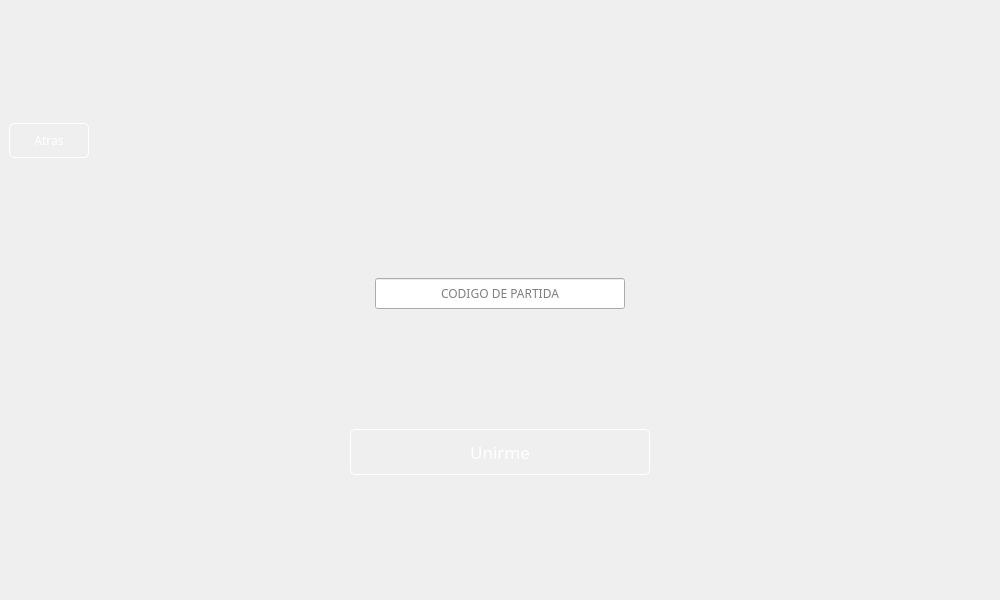
<?xml version="1.0" encoding="UTF-8"?>
<ui version="4.0">
 <class>Lobby</class>
 <widget class="QMainWindow" name="Lobby">
  <property name="geometry">
   <rect>
    <x>0</x>
    <y>0</y>
    <width>1000</width>
    <height>600</height>
   </rect>
  </property>
  <property name="sizePolicy">
   <sizepolicy hsizetype="Preferred" vsizetype="Preferred">
    <horstretch>0</horstretch>
    <verstretch>0</verstretch>
   </sizepolicy>
  </property>
  <property name="minimumSize">
   <size>
    <width>1000</width>
    <height>600</height>
   </size>
  </property>
  <property name="windowTitle">
   <string>Lobby</string>
  </property>
  <property name="styleSheet">
   <string notr="true"/>
  </property>
  <property name="tabShape">
   <enum>QTabWidget::Rounded</enum>
  </property>
  <widget class="QWidget" name="centralwidget">
   <property name="enabled">
    <bool>true</bool>
   </property>
   <property name="sizePolicy">
    <sizepolicy hsizetype="Fixed" vsizetype="Fixed">
     <horstretch>0</horstretch>
     <verstretch>0</verstretch>
    </sizepolicy>
   </property>
   <property name="minimumSize">
    <size>
     <width>500</width>
     <height>500</height>
    </size>
   </property>
   <property name="styleSheet">
    <string notr="true">#centralwidget {
    border-image: url(:/images/fondo) 0 0 0 0 stretch stretch;
    background-repeat: no-repeat;
    background-position: center;
    background-attachment: fixed;
  }
</string>
   </property>
   <layout class="QVBoxLayout" name="verticalLayout_4">
    <property name="spacing">
     <number>0</number>
    </property>
    <property name="sizeConstraint">
     <enum>QLayout::SetDefaultConstraint</enum>
    </property>
    <property name="leftMargin">
     <number>0</number>
    </property>
    <property name="topMargin">
     <number>0</number>
    </property>
    <property name="rightMargin">
     <number>0</number>
    </property>
    <property name="bottomMargin">
     <number>0</number>
    </property>
    <item>
     <widget class="QStackedWidget" name="stack">
      <property name="enabled">
       <bool>true</bool>
      </property>
      <property name="sizePolicy">
       <sizepolicy hsizetype="Expanding" vsizetype="Expanding">
        <horstretch>0</horstretch>
        <verstretch>0</verstretch>
       </sizepolicy>
      </property>
      <property name="minimumSize">
       <size>
        <width>400</width>
        <height>400</height>
       </size>
      </property>
      <property name="maximumSize">
       <size>
        <width>16777215</width>
        <height>16777215</height>
       </size>
      </property>
      <property name="cursor">
       <cursorShape>ArrowCursor</cursorShape>
      </property>
      <property name="styleSheet">
       <string notr="true"/>
      </property>
      <property name="frameShape">
       <enum>QFrame::NoFrame</enum>
      </property>
      <property name="frameShadow">
       <enum>QFrame::Plain</enum>
      </property>
      <property name="lineWidth">
       <number>0</number>
      </property>
      <property name="currentIndex">
       <number>2</number>
      </property>
      <widget class="QWidget" name="ConectToServer">
       <property name="sizePolicy">
        <sizepolicy hsizetype="Expanding" vsizetype="Expanding">
         <horstretch>0</horstretch>
         <verstretch>0</verstretch>
        </sizepolicy>
       </property>
       <property name="minimumSize">
        <size>
         <width>400</width>
         <height>400</height>
        </size>
       </property>
       <property name="autoFillBackground">
        <bool>false</bool>
       </property>
       <property name="styleSheet">
        <string notr="true"/>
       </property>
       <layout class="QVBoxLayout" name="verticalLayout_5">
        <property name="leftMargin">
         <number>10</number>
        </property>
        <property name="topMargin">
         <number>0</number>
        </property>
        <property name="rightMargin">
         <number>10</number>
        </property>
        <property name="bottomMargin">
         <number>0</number>
        </property>
        <item>
         <layout class="QHBoxLayout" name="horizontalLayout">
          <property name="spacing">
           <number>20</number>
          </property>
          <property name="leftMargin">
           <number>0</number>
          </property>
          <property name="topMargin">
           <number>120</number>
          </property>
          <property name="rightMargin">
           <number>0</number>
          </property>
          <item>
           <widget class="QLineEdit" name="Host">
            <property name="font">
             <font>
              <family>Counter-Strike</family>
              <pointsize>13</pointsize>
             </font>
            </property>
            <property name="focusPolicy">
             <enum>Qt::ClickFocus</enum>
            </property>
            <property name="styleSheet">
             <string notr="true">QLineEdit{
	padding: 5px;
}</string>
            </property>
            <property name="alignment">
             <set>Qt::AlignCenter</set>
            </property>
            <property name="placeholderText">
             <string>HOST</string>
            </property>
           </widget>
          </item>
          <item>
           <widget class="QLabel" name="cs2d">
            <property name="maximumSize">
             <size>
              <width>536</width>
              <height>16777215</height>
             </size>
            </property>
            <property name="font">
             <font>
              <family>Counter-Strike</family>
              <pointsize>20</pointsize>
             </font>
            </property>
            <property name="styleSheet">
             <string notr="true">QLabel {
	background-color: transparent;
	border: none;
	color: white;
}</string>
            </property>
            <property name="text">
             <string>Counter - Strike 2D</string>
            </property>
           </widget>
          </item>
          <item>
           <widget class="QLineEdit" name="Port">
            <property name="font">
             <font>
              <family>Counter-Strike</family>
              <pointsize>13</pointsize>
             </font>
            </property>
            <property name="focusPolicy">
             <enum>Qt::ClickFocus</enum>
            </property>
            <property name="styleSheet">
             <string notr="true">QLineEdit {
	padding: 5px;
}</string>
            </property>
            <property name="inputMask">
             <string/>
            </property>
            <property name="text">
             <string/>
            </property>
            <property name="alignment">
             <set>Qt::AlignCenter</set>
            </property>
            <property name="placeholderText">
             <string>PUERTO</string>
            </property>
           </widget>
          </item>
         </layout>
        </item>
        <item alignment="Qt::AlignHCenter">
         <widget class="QPushButton" name="connectButton">
          <property name="enabled">
           <bool>true</bool>
          </property>
          <property name="sizePolicy">
           <sizepolicy hsizetype="Minimum" vsizetype="Fixed">
            <horstretch>0</horstretch>
            <verstretch>0</verstretch>
           </sizepolicy>
          </property>
          <property name="maximumSize">
           <size>
            <width>300</width>
            <height>70</height>
           </size>
          </property>
          <property name="font">
           <font>
            <family>Counter-Strike</family>
            <pointsize>13</pointsize>
            <weight>50</weight>
            <italic>false</italic>
            <bold>false</bold>
           </font>
          </property>
          <property name="cursor">
           <cursorShape>CrossCursor</cursorShape>
          </property>
          <property name="styleSheet">
           <string notr="true">QPushButton {
	background-color: transparent;
	border: 1px solid white;
	border-radius: 10px;
	padding: 15px;
	color: white;
	margin-bottom:20px;
}
QPushButton:hover {
	qproperty-cursor: PointingHandCursor;
}
QPushButton:pressed {
    background-color: gray;
}</string>
          </property>
          <property name="text">
           <string>CONECTARSE</string>
          </property>
         </widget>
        </item>
       </layout>
      </widget>
      <widget class="QWidget" name="SelectJoinOrCreate">
       <property name="sizePolicy">
        <sizepolicy hsizetype="Expanding" vsizetype="Expanding">
         <horstretch>0</horstretch>
         <verstretch>0</verstretch>
        </sizepolicy>
       </property>
       <property name="minimumSize">
        <size>
         <width>0</width>
         <height>0</height>
        </size>
       </property>
       <property name="styleSheet">
        <string notr="true"/>
       </property>
       <layout class="QVBoxLayout" name="verticalLayout">
        <item>
         <layout class="QGridLayout" name="gridLayout">
          <item row="1" column="0">
           <widget class="QLineEdit" name="username">
            <property name="sizePolicy">
             <sizepolicy hsizetype="Expanding" vsizetype="Maximum">
              <horstretch>0</horstretch>
              <verstretch>0</verstretch>
             </sizepolicy>
            </property>
            <property name="minimumSize">
             <size>
              <width>80</width>
              <height>0</height>
             </size>
            </property>
            <property name="maximumSize">
             <size>
              <width>250</width>
              <height>16777215</height>
             </size>
            </property>
            <property name="font">
             <font>
              <family>Counter-Strike</family>
             </font>
            </property>
            <property name="focusPolicy">
             <enum>Qt::ClickFocus</enum>
            </property>
            <property name="styleSheet">
             <string notr="true">QLineEdit {
	padding: 5px;
}</string>
            </property>
            <property name="placeholderText">
             <string>USERNAME</string>
            </property>
           </widget>
          </item>
          <item row="2" column="0">
           <widget class="QPushButton" name="go_to_select_skin_btn">
            <property name="maximumSize">
             <size>
              <width>300</width>
              <height>30</height>
             </size>
            </property>
            <property name="font">
             <font>
              <family>Counter-Strike</family>
             </font>
            </property>
            <property name="cursor">
             <cursorShape>CrossCursor</cursorShape>
            </property>
            <property name="styleSheet">
             <string notr="true">QPushButton{
	background-color: transparent;
	border: 1px solid white;
	padding: 10px;
	color: white;
	border-radius: 5px;
}
QPushButton:hover {
	qproperty-cursor: PointingHandCursor;
}
QPushButton:pressed {
    background-color: gray;
}</string>
            </property>
            <property name="text">
             <string>SELECCIONAR SKINS</string>
            </property>
           </widget>
          </item>
         </layout>
        </item>
        <item>
         <layout class="QHBoxLayout" name="horizontalLayout_3" stretch="0,0">
          <property name="sizeConstraint">
           <enum>QLayout::SetNoConstraint</enum>
          </property>
          <property name="bottomMargin">
           <number>0</number>
          </property>
          <item>
           <widget class="QPushButton" name="CreateGame">
            <property name="minimumSize">
             <size>
              <width>50</width>
              <height>30</height>
             </size>
            </property>
            <property name="maximumSize">
             <size>
              <width>300</width>
              <height>16777215</height>
             </size>
            </property>
            <property name="font">
             <font>
              <family>Counter-Strike</family>
              <pointsize>13</pointsize>
             </font>
            </property>
            <property name="cursor">
             <cursorShape>CrossCursor</cursorShape>
            </property>
            <property name="styleSheet">
             <string notr="true">QPushButton{
	background-color: transparent;
	border: 1px solid white;
	padding: 10px;
	color: white;
	border-radius: 5px;
}
QPushButton:hover {
	qproperty-cursor: PointingHandCursor;
}
QPushButton:pressed {
    background-color: gray;
}</string>
            </property>
            <property name="text">
             <string>CREAR</string>
            </property>
           </widget>
          </item>
          <item>
           <widget class="QPushButton" name="JoinGame">
            <property name="minimumSize">
             <size>
              <width>50</width>
              <height>30</height>
             </size>
            </property>
            <property name="maximumSize">
             <size>
              <width>300</width>
              <height>16777215</height>
             </size>
            </property>
            <property name="font">
             <font>
              <family>Counter-Strike</family>
              <pointsize>13</pointsize>
             </font>
            </property>
            <property name="cursor">
             <cursorShape>CrossCursor</cursorShape>
            </property>
            <property name="styleSheet">
             <string notr="true">QPushButton{
	background-color: transparent;
	border: 1px solid white;
	padding: 10px;
	color: white;
	border-radius: 5px;
}
QPushButton:hover {
	qproperty-cursor: PointingHandCursor;
}
QPushButton:pressed {
    background-color: gray;
}</string>
            </property>
            <property name="text">
             <string>INGRESAR</string>
            </property>
           </widget>
          </item>
         </layout>
        </item>
       </layout>
      </widget>
      <widget class="QWidget" name="JoinGamePage">
       <property name="sizePolicy">
        <sizepolicy hsizetype="Expanding" vsizetype="Expanding">
         <horstretch>0</horstretch>
         <verstretch>0</verstretch>
        </sizepolicy>
       </property>
       <property name="styleSheet">
        <string notr="true"/>
       </property>
       <layout class="QVBoxLayout" name="verticalLayout_7">
        <item>
         <widget class="QPushButton" name="backButton">
          <property name="sizePolicy">
           <sizepolicy hsizetype="Minimum" vsizetype="Fixed">
            <horstretch>0</horstretch>
            <verstretch>0</verstretch>
           </sizepolicy>
          </property>
          <property name="maximumSize">
           <size>
            <width>80</width>
            <height>35</height>
           </size>
          </property>
          <property name="font">
           <font>
            <family>Counter-Strike</family>
           </font>
          </property>
          <property name="cursor">
           <cursorShape>CrossCursor</cursorShape>
          </property>
          <property name="styleSheet">
           <string notr="true">QPushButton{
	background-color: transparent;
	border: 1px solid white;
	padding: 10px;
	color: white;
	border-radius: 5px;
}
QPushButton:hover {
	qproperty-cursor: PointingHandCursor;
}
QPushButton:pressed {
    background-color: gray;
}</string>
          </property>
          <property name="text">
           <string>Atras</string>
          </property>
          <property name="flat">
           <bool>true</bool>
          </property>
         </widget>
        </item>
        <item>
         <layout class="QHBoxLayout" name="horizontalLayout_4">
          <item>
           <widget class="QLineEdit" name="game_code">
            <property name="sizePolicy">
             <sizepolicy hsizetype="Expanding" vsizetype="Maximum">
              <horstretch>0</horstretch>
              <verstretch>0</verstretch>
             </sizepolicy>
            </property>
            <property name="maximumSize">
             <size>
              <width>250</width>
              <height>16777215</height>
             </size>
            </property>
            <property name="font">
             <font>
              <family>Counter-Strike</family>
             </font>
            </property>
            <property name="focusPolicy">
             <enum>Qt::ClickFocus</enum>
            </property>
            <property name="styleSheet">
             <string notr="true">QLineEdit {
	padding: 5px;
}</string>
            </property>
            <property name="alignment">
             <set>Qt::AlignCenter</set>
            </property>
            <property name="placeholderText">
             <string>CODIGO DE PARTIDA</string>
            </property>
           </widget>
          </item>
         </layout>
        </item>
        <item alignment="Qt::AlignHCenter">
         <widget class="QPushButton" name="JoinGameButton">
          <property name="minimumSize">
           <size>
            <width>300</width>
            <height>0</height>
           </size>
          </property>
          <property name="maximumSize">
           <size>
            <width>200</width>
            <height>16777215</height>
           </size>
          </property>
          <property name="font">
           <font>
            <family>Counter-Strike</family>
            <pointsize>13</pointsize>
           </font>
          </property>
          <property name="cursor">
           <cursorShape>CrossCursor</cursorShape>
          </property>
          <property name="styleSheet">
           <string notr="true">QPushButton{
	background-color: transparent;
	border: 1px solid white;
	padding: 10px;
	color: white;
	border-radius: 5px;
}
QPushButton:hover {
	qproperty-cursor: PointingHandCursor;
}
QPushButton:pressed {
    background-color: gray;
}</string>
          </property>
          <property name="text">
           <string>Unirme</string>
          </property>
         </widget>
        </item>
       </layout>
      </widget>
      <widget class="QWidget" name="SelectSkinPage">
       <layout class="QVBoxLayout" name="verticalLayout_2">
        <item>
         <widget class="QPushButton" name="back_to_lobby3">
          <property name="minimumSize">
           <size>
            <width>80</width>
            <height>35</height>
           </size>
          </property>
          <property name="maximumSize">
           <size>
            <width>60</width>
            <height>25</height>
           </size>
          </property>
          <property name="baseSize">
           <size>
            <width>0</width>
            <height>0</height>
           </size>
          </property>
          <property name="font">
           <font>
            <family>Counter-Strike</family>
           </font>
          </property>
          <property name="cursor">
           <cursorShape>CrossCursor</cursorShape>
          </property>
          <property name="styleSheet">
           <string notr="true">QPushButton{
	background-color: transparent;
	border: 1px solid white;
	padding: 10px;
	color: white;
	border-radius: 5px;
}
QPushButton:hover {
	qproperty-cursor: PointingHandCursor;
}</string>
          </property>
          <property name="text">
           <string>Atras</string>
          </property>
          <property name="flat">
           <bool>true</bool>
          </property>
         </widget>
        </item>
        <item>
         <layout class="QHBoxLayout" name="horizontalLayout_7">
          <item>
           <layout class="QVBoxLayout" name="tt_skin">
            <item>
             <layout class="QHBoxLayout" name="horizontalLayout_6">
              <item>
               <widget class="QPushButton" name="prev_tt_skin">
                <property name="maximumSize">
                 <size>
                  <width>200</width>
                  <height>30</height>
                 </size>
                </property>
                <property name="font">
                 <font>
                  <pointsize>15</pointsize>
                  <weight>75</weight>
                  <bold>true</bold>
                 </font>
                </property>
                <property name="cursor">
                 <cursorShape>CrossCursor</cursorShape>
                </property>
                <property name="styleSheet">
                 <string notr="true">color: rgb(255, 255, 255);</string>
                </property>
                <property name="text">
                 <string>←</string>
                </property>
                <property name="flat">
                 <bool>true</bool>
                </property>
               </widget>
              </item>
              <item>
               <widget class="QPushButton" name="next_tt_skin">
                <property name="maximumSize">
                 <size>
                  <width>200</width>
                  <height>30</height>
                 </size>
                </property>
                <property name="font">
                 <font>
                  <pointsize>15</pointsize>
                  <weight>75</weight>
                  <bold>true</bold>
                 </font>
                </property>
                <property name="cursor">
                 <cursorShape>CrossCursor</cursorShape>
                </property>
                <property name="styleSheet">
                 <string notr="true">color: rgb(255, 255, 255);</string>
                </property>
                <property name="text">
                 <string>→</string>
                </property>
                <property name="flat">
                 <bool>true</bool>
                </property>
               </widget>
              </item>
             </layout>
            </item>
            <item>
             <widget class="QStackedWidget" name="skins_tt_stack">
              <property name="maximumSize">
               <size>
                <width>16777215</width>
                <height>16777214</height>
               </size>
              </property>
              <property name="styleSheet">
               <string notr="true"/>
              </property>
              <property name="currentIndex">
               <number>0</number>
              </property>
              <widget class="QWidget" name="artc_page">
               <property name="sizePolicy">
                <sizepolicy hsizetype="Preferred" vsizetype="Preferred">
                 <horstretch>0</horstretch>
                 <verstretch>0</verstretch>
                </sizepolicy>
               </property>
               <property name="styleSheet">
                <string notr="true"/>
               </property>
               <layout class="QVBoxLayout" name="verticalLayout_11">
                <item>
                 <widget class="QLabel" name="label">
                  <property name="styleSheet">
                   <string notr="true">
                      QLabel {
                        background-color: transparent;
                        border: none;
                        background-image: url(:/images/artic);
                        background-repeat: no-repeat;
                        background-attachment: fixed;
                        background-position: center;
                        background-size: 1200% 1200%;
                      }
                    </string>
                  </property>
                  <property name="text">
                   <string/>
                  </property>
                  <property name="pixmap">
                   <pixmap>:/images/assets/gfx/lobby/artic.png</pixmap>
                  </property>
                  <property name="scaledContents">
                   <bool>true</bool>
                  </property>
                 </widget>
                </item>
               </layout>
              </widget>
              <widget class="QWidget" name="phnx_page">
               <layout class="QVBoxLayout" name="verticalLayout_6">
                <item>
                 <widget class="QLabel" name="phoenix_connexion">
                  <property name="sizePolicy">
                   <sizepolicy hsizetype="Expanding" vsizetype="Expanding">
                    <horstretch>0</horstretch>
                    <verstretch>0</verstretch>
                   </sizepolicy>
                  </property>
                  <property name="styleSheet">
                   <string notr="true">
                      QLabel {
                        background-color: transparent;
                        border: none;
                        background-image: url(:/images/pheonix);
                        background-repeat: no-repeat;
                        background-attachment: fixed;
                        background-position: center;
                        background-size: 1200% 1200%;
                      }
                    </string>
                  </property>
                  <property name="text">
                   <string/>
                  </property>
                  <property name="textFormat">
                   <enum>Qt::AutoText</enum>
                  </property>
                  <property name="pixmap">
                   <pixmap>:/images/assets/gfx/lobby/phnx_conexion.png</pixmap>
                  </property>
                  <property name="scaledContents">
                   <bool>true</bool>
                  </property>
                  <property name="alignment">
                   <set>Qt::AlignCenter</set>
                  </property>
                  <property name="margin">
                   <number>0</number>
                  </property>
                 </widget>
                </item>
               </layout>
              </widget>
              <widget class="QWidget" name="crw_page">
               <layout class="QVBoxLayout" name="verticalLayout_9">
                <item>
                 <widget class="QLabel" name="crew">
                  <property name="styleSheet">
                   <string notr="true">
                      QLabel {
                        background-color: transparent;
                        border: none;
                        background-image: url(:/images/l337-crew);
                        background-repeat: no-repeat;
                        background-attachment: fixed;
                        background-position: center;
                        background-size: 1200% 1200%;
                      }
                    </string>
                  </property>
                  <property name="text">
                   <string/>
                  </property>
                  <property name="pixmap">
                   <pixmap>:/images/assets/gfx/lobby/elite_crew.png</pixmap>
                  </property>
                  <property name="scaledContents">
                   <bool>true</bool>
                  </property>
                  <property name="alignment">
                   <set>Qt::AlignCenter</set>
                  </property>
                 </widget>
                </item>
               </layout>
              </widget>
              <widget class="QWidget" name="guerr_page">
               <layout class="QVBoxLayout" name="verticalLayout_10">
                <item>
                 <widget class="QLabel" name="guerrilla">
                  <property name="font">
                   <font>
                    <pointsize>10</pointsize>
                   </font>
                  </property>
                  <property name="styleSheet">
                   <string notr="true">
                      QLabel {
                        background-color: transparent;
                        border: none;
                        background-image: url(:/images/guerrilla);
                        background-repeat: no-repeat;
                        background-attachment: fixed;
                        background-position: center;
                        background-size: 1200% 1200%;
                      }
                    </string>
                  </property>
                  <property name="text">
                   <string/>
                  </property>
                  <property name="pixmap">
                   <pixmap>:/images/assets/gfx/lobby/guerrilla.png</pixmap>
                  </property>
                  <property name="scaledContents">
                   <bool>true</bool>
                  </property>
                 </widget>
                </item>
               </layout>
              </widget>
             </widget>
            </item>
            <item alignment="Qt::AlignHCenter">
             <widget class="QPushButton" name="select_tt_skin">
              <property name="minimumSize">
               <size>
                <width>300</width>
                <height>50</height>
               </size>
              </property>
              <property name="maximumSize">
               <size>
                <width>300</width>
                <height>16777215</height>
               </size>
              </property>
              <property name="font">
               <font>
                <family>Counter-Strike</family>
               </font>
              </property>
              <property name="cursor">
               <cursorShape>CrossCursor</cursorShape>
              </property>
              <property name="styleSheet">
               <string notr="true">QPushButton{
	background-color: transparent;
	border: 1px solid white;
	padding: 10px;
	color: white;
	border-radius: 5px;
}
QPushButton:hover {
	qproperty-cursor: PointingHandCursor;
}
QPushButton:pressed {
    background-color: gray;
}</string>
              </property>
              <property name="text">
               <string>Seleccionar</string>
              </property>
             </widget>
            </item>
           </layout>
          </item>
          <item>
           <layout class="QVBoxLayout" name="ct_skin">
            <item>
             <layout class="QHBoxLayout" name="horizontalLayout_8">
              <item>
               <widget class="QPushButton" name="prev_ct_skin">
                <property name="maximumSize">
                 <size>
                  <width>200</width>
                  <height>30</height>
                 </size>
                </property>
                <property name="font">
                 <font>
                  <pointsize>15</pointsize>
                  <weight>75</weight>
                  <bold>true</bold>
                 </font>
                </property>
                <property name="cursor">
                 <cursorShape>CrossCursor</cursorShape>
                </property>
                <property name="styleSheet">
                 <string notr="true">color: rgb(255, 255, 255);</string>
                </property>
                <property name="text">
                 <string> ←</string>
                </property>
                <property name="flat">
                 <bool>true</bool>
                </property>
               </widget>
              </item>
              <item>
               <widget class="QPushButton" name="next_ct_skin">
                <property name="maximumSize">
                 <size>
                  <width>200</width>
                  <height>30</height>
                 </size>
                </property>
                <property name="font">
                 <font>
                  <family>Cantarell</family>
                  <pointsize>15</pointsize>
                  <weight>50</weight>
                  <italic>false</italic>
                  <bold>false</bold>
                  <underline>false</underline>
                  <strikeout>false</strikeout>
                  <kerning>false</kerning>
                 </font>
                </property>
                <property name="cursor">
                 <cursorShape>CrossCursor</cursorShape>
                </property>
                <property name="styleSheet">
                 <string notr="true">color: rgb(255, 255, 255);</string>
                </property>
                <property name="text">
                 <string>→</string>
                </property>
                <property name="flat">
                 <bool>true</bool>
                </property>
               </widget>
              </item>
             </layout>
            </item>
            <item>
             <widget class="QStackedWidget" name="skins_ct_stack">
              <property name="currentIndex">
               <number>3</number>
              </property>
              <widget class="QWidget" name="seal_page">
               <layout class="QVBoxLayout" name="verticalLayout_12">
                <item>
                 <widget class="QLabel" name="seal">
                  <property name="styleSheet">
                   <string notr="true">
                      QLabel {
                        background-color: transparent;
                        border: none;
                        background-image: url(:/images/seal-force);
                        background-repeat: no-repeat;
                        background-attachment: fixed;
                        background-position: center;
                        background-size: 1200% 1200%;
                      }
                    </string>
                  </property>
                  <property name="text">
                   <string/>
                  </property>
                  <property name="pixmap">
                   <pixmap>:/images/assets/gfx/lobby/seal.png</pixmap>
                  </property>
                  <property name="scaledContents">
                   <bool>true</bool>
                  </property>
                 </widget>
                </item>
               </layout>
              </widget>
              <widget class="QWidget" name="sas_page">
               <layout class="QVBoxLayout" name="verticalLayout_3">
                <item>
                 <widget class="QLabel" name="sas">
                  <property name="styleSheet">
                   <string notr="true">
                      QLabel {
                        background-color: transparent;
                        border: none;
                        background-image: url(:/images/sas);
                        background-repeat: no-repeat;
                        background-attachment: fixed;
                        background-position: center;
                        background-size: 1200% 1200%;
                      }
                    </string>
                  </property>
                  <property name="text">
                   <string/>
                  </property>
                  <property name="pixmap">
                   <pixmap>:/images/assets/gfx/lobby/sas.png</pixmap>
                  </property>
                  <property name="scaledContents">
                   <bool>true</bool>
                  </property>
                 </widget>
                </item>
               </layout>
              </widget>
              <widget class="QWidget" name="gs9_page">
               <layout class="QVBoxLayout" name="verticalLayout_14">
                <item>
                 <widget class="QLabel" name="gs9">
                  <property name="styleSheet">
                   <string notr="true">
                      QLabel {
                        background-color: transparent;
                        border: none;
                        background-image: url(:/images/gsg9);
                        background-repeat: no-repeat;
                        background-attachment: fixed;
                        background-position: center;
                        background-size: 1200% 1200%;
                      }
                    </string>
                  </property>
                  <property name="text">
                   <string/>
                  </property>
                  <property name="pixmap">
                   <pixmap>:/images/assets/gfx/lobby/gsg9.png</pixmap>
                  </property>
                  <property name="scaledContents">
                   <bool>true</bool>
                  </property>
                 </widget>
                </item>
               </layout>
              </widget>
              <widget class="QWidget" name="gign_page">
               <layout class="QVBoxLayout" name="verticalLayout_13">
                <item>
                 <widget class="QLabel" name="gign">
                  <property name="styleSheet">
                   <string notr="true">
                      QLabel {
                        background-color: transparent;
                        border: none;
                        background-image: url(:/images/gign);
                        background-repeat: no-repeat;
                        background-attachment: fixed;
                        background-position: center;
                        background-size: 1200% 1200%;
                      }
                    </string>
                  </property>
                  <property name="text">
                   <string/>
                  </property>
                  <property name="pixmap">
                   <pixmap>:/images/assets/gfx/lobby/gign.png</pixmap>
                  </property>
                  <property name="scaledContents">
                   <bool>true</bool>
                  </property>
                 </widget>
                </item>
               </layout>
              </widget>
             </widget>
            </item>
            <item alignment="Qt::AlignHCenter">
             <widget class="QPushButton" name="select_ct_skin">
              <property name="minimumSize">
               <size>
                <width>300</width>
                <height>50</height>
               </size>
              </property>
              <property name="maximumSize">
               <size>
                <width>300</width>
                <height>16777215</height>
               </size>
              </property>
              <property name="font">
               <font>
                <family>Counter-Strike</family>
               </font>
              </property>
              <property name="cursor">
               <cursorShape>CrossCursor</cursorShape>
              </property>
              <property name="styleSheet">
               <string notr="true">QPushButton{
	background-color: transparent;
	border: 1px solid white;
	padding: 10px;
	color: white;
	border-radius: 5px;
}
QPushButton:hover {
	qproperty-cursor: PointingHandCursor;
}
QPushButton:pressed {
    background-color: gray;
}</string>
              </property>
              <property name="text">
               <string>Seleccionar</string>
              </property>
             </widget>
            </item>
           </layout>
          </item>
         </layout>
        </item>
       </layout>
      </widget>
     </widget>
    </item>
   </layout>
  </widget>
 </widget>
 <resources>
  <include location="resources.qrc"/>
 </resources>
 <connections/>
</ui>
